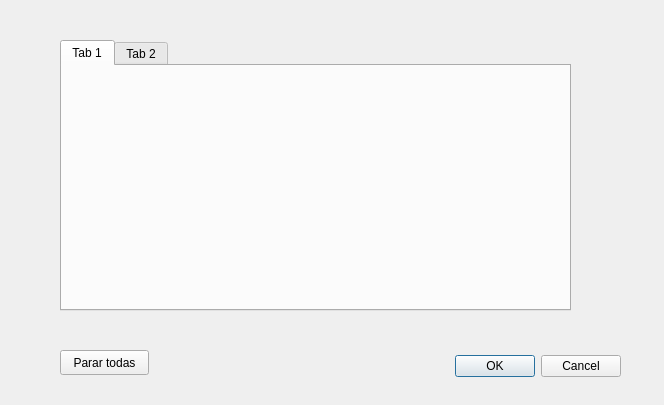
<?xml version="1.0" encoding="UTF-8"?>
<ui version="4.0">
 <class>DControlBolas</class>
 <widget class="QDialog" name="DControlBolas">
  <property name="geometry">
   <rect>
    <x>0</x>
    <y>0</y>
    <width>664</width>
    <height>405</height>
   </rect>
  </property>
  <property name="windowTitle">
   <string>Dialog</string>
  </property>
  <widget class="QDialogButtonBox" name="buttonBox">
   <property name="geometry">
    <rect>
     <x>280</x>
     <y>350</y>
     <width>341</width>
     <height>32</height>
    </rect>
   </property>
   <property name="orientation">
    <enum>Qt::Horizontal</enum>
   </property>
   <property name="standardButtons">
    <set>QDialogButtonBox::Cancel|QDialogButtonBox::Ok</set>
   </property>
  </widget>
  <widget class="QTabWidget" name="tabBolas">
   <property name="geometry">
    <rect>
     <x>60</x>
     <y>40</y>
     <width>511</width>
     <height>271</height>
    </rect>
   </property>
   <widget class="QWidget" name="tab">
    <attribute name="title">
     <string>Tab 1</string>
    </attribute>
   </widget>
   <widget class="QWidget" name="tab_2">
    <attribute name="title">
     <string>Tab 2</string>
    </attribute>
   </widget>
  </widget>
  <widget class="QPushButton" name="btnPararTodas">
   <property name="geometry">
    <rect>
     <x>60</x>
     <y>350</y>
     <width>89</width>
     <height>25</height>
    </rect>
   </property>
   <property name="text">
    <string>Parar todas</string>
   </property>
  </widget>
 </widget>
 <resources/>
 <connections>
  <connection>
   <sender>buttonBox</sender>
   <signal>accepted()</signal>
   <receiver>DControlBolas</receiver>
   <slot>accept()</slot>
   <hints>
    <hint type="sourcelabel">
     <x>248</x>
     <y>254</y>
    </hint>
    <hint type="destinationlabel">
     <x>157</x>
     <y>274</y>
    </hint>
   </hints>
  </connection>
  <connection>
   <sender>buttonBox</sender>
   <signal>rejected()</signal>
   <receiver>DControlBolas</receiver>
   <slot>reject()</slot>
   <hints>
    <hint type="sourcelabel">
     <x>316</x>
     <y>260</y>
    </hint>
    <hint type="destinationlabel">
     <x>286</x>
     <y>274</y>
    </hint>
   </hints>
  </connection>
 </connections>
</ui>
